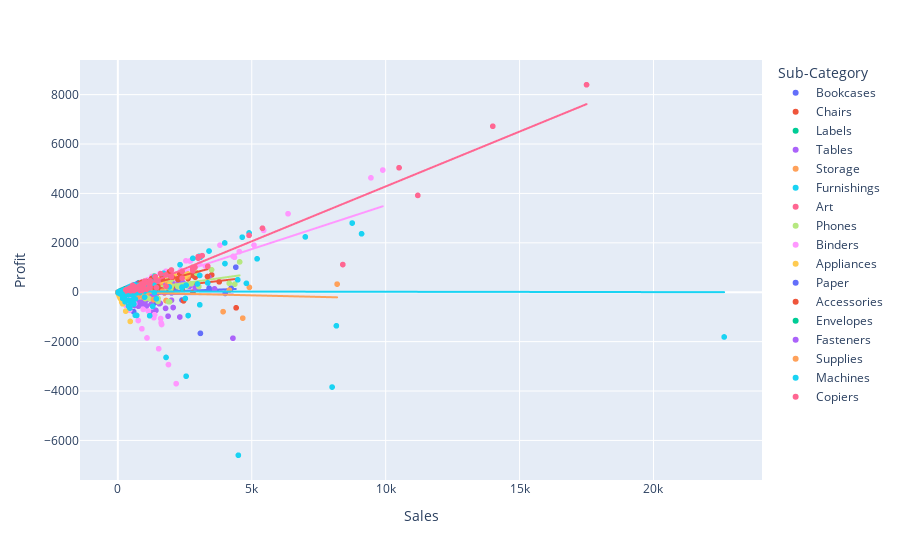

Source (notebook cell):
### Markdown cell above
#### Most Profitable Sub-Category

### Code cell
px.scatter(data, x='Sales', y='Profit', color='Sub-Category', trendline='ols')

### Figure 1 — Plotly figure (JSON) as saved in the notebook; plotly's stock layout.template omitted (floating-point values rounded to 4 significant figures; data arrays with more than 128 entries replaced by an {"elided": "..."} marker saying what was removed)
{"data": [{"hovertemplate": "Sub-Category=Bookcases<br>Sales=%{x}<br>Profit=%{y}<extra></extra>", "legendgroup": "Bookcases", "marker": {"color": "#636efa", "symbol": "circle"}, "mode": "markers", "name": "Bookcases", "showlegend": true, "type": "scattergl", "x": {"elided": "228 float values"}, "xaxis": "x", "y": {"elided": "228 float values"}, "yaxis": "y"}, {"hovertemplate": "<b>OLS trendline</b><br>Profit = 0.0377072 * Sales + -34.2296<br>R<sup>2</sup>=0.017507<br><br>Sub-Category=Bookcases<br>Sales=%{x}<br>Profit=%{y} <b>(trend)</b><extra></extra>", "legendgroup": "Bookcases", "marker": {"color": "#636efa", "symbol": "circle"}, "mode": "lines", "name": "Bookcases", "showlegend": false, "type": "scattergl", "x": {"elided": "228 float values"}, "xaxis": "x", "y": {"elided": "228 float values"}, "yaxis": "y"}, {"hovertemplate": "Sub-Category=Chairs<br>Sales=%{x}<br>Profit=%{y}<extra></extra>", "legendgroup": "Chairs", "marker": {"color": "#EF553B", "symbol": "circle"}, "mode": "markers", "name": "Chairs", "showlegend": true, "type": "scattergl", "x": {"elided": "617 float values"}, "xaxis": "x", "y": {"elided": "617 float values"}, "yaxis": "y"}, {"hovertemplate": "<b>OLS trendline</b><br>Profit = 0.127183 * Sales + -24.6078<br>R<sup>2</sup>=0.303059<br><br>Sub-Category=Chairs<br>Sales=%{x}<br>Profit=%{y} <b>(trend)</b><extra></extra>", "legendgroup": "Chairs", "marker": {"color": "#EF553B", "symbol": "circle"}, "mode": "lines", "name": "Chairs", "showlegend": false, "type": "scattergl", "x": {"elided": "617 float values"}, "xaxis": "x", "y": {"elided": "617 float values"}, "yaxis": "y"}, {"hovertemplate": "Sub-Category=Labels<br>Sales=%{x}<br>Profit=%{y}<extra></extra>", "legendgroup": "Labels", "marker": {"color": "#00cc96", "symbol": "circle"}, "mode": "markers", "name": "Labels", "showlegend": true, "type": "scattergl", "x": {"elided": "364 float values"}, "xaxis": "x", "y": {"elided": "364 float values"}, "yaxis": "y"}, {"hovertemplate": "<b>OLS trendline</b><br>Profit = 0.455886 * Sales + -0.401315<br>R<sup>2</sup>=0.982812<br><br>Sub-Category=Labels<br>Sales=%{x}<br>Profit=%{y} <b>(trend)</b><extra></extra>", "legendgroup": "Labels", "marker": {"color": "#00cc96", "symbol": "circle"}, "mode": "lines", "name": "Labels", "showlegend": false, "type": "scattergl", "x": {"elided": "364 float values"}, "xaxis": "x", "y": {"elided": "364 float values"}, "yaxis": "y"}, {"hovertemplate": "Sub-Category=Tables<br>Sales=%{x}<br>Profit=%{y}<extra></extra>", "legendgroup": "Tables", "marker": {"color": "#ab63fa", "symbol": "circle"}, "mode": "markers", "name": "Tables", "showlegend": true, "type": "scattergl", "x": {"elided": "319 float values"}, "xaxis": "x", "y": {"elided": "319 float values"}, "yaxis": "y"}, {"hovertemplate": "<b>OLS trendline</b><br>Profit = -0.0100981 * Sales + -49.0142<br>R<sup>2</sup>=0.000727<br><br>Sub-Category=Tables<br>Sales=%{x}<br>Profit=%{y} <b>(trend)</b><extra></extra>", "legendgroup": "Tables", "marker": {"color": "#ab63fa", "symbol": "circle"}, "mode": "lines", "name": "Tables", "showlegend": false, "type": "scattergl", "x": {"elided": "319 float values"}, "xaxis": "x", "y": {"elided": "319 float values"}, "yaxis": "y"}, {"hovertemplate": "Sub-Category=Storage<br>Sales=%{x}<br>Profit=%{y}<extra></extra>", "legendgroup": "Storage", "marker": {"color": "#FFA15A", "symbol": "circle"}, "mode": "markers", "name": "Storage", "showlegend": true, "type": "scattergl", "x": {"elided": "846 float values"}, "xaxis": "x", "y": {"elided": "846 float values"}, "yaxis": "y"}, {"hovertemplate": "<b>OLS trendline</b><br>Profit = 0.134179 * Sales + -10.3502<br>R<sup>2</sup>=0.338495<br><br>Sub-Category=Storage<br>Sales=%{x}<br>Profit=%{y} <b>(trend)</b><extra></extra>", "legendgroup": "Storage", "marker": {"color": "#FFA15A", "symbol": "circle"}, "mode": "lines", "name": "Storage", "showlegend": false, "type": "scattergl", "x": {"elided": "846 float values"}, "xaxis": "x", "y": {"elided": "846 float values"}, "yaxis": "y"}, {"hovertemplate": "Sub-Category=Furnishings<br>Sales=%{x}<br>Profit=%{y}<extra></extra>", "legendgroup": "Furnishings", "marker": {"color": "#19d3f3", "symbol": "circle"}, "mode": "markers", "name": "Furnishings", "showlegend": true, "type": "scattergl", "x": {"elided": "957 float values"}, "xaxis": "x", "y": {"elided": "957 float values"}, "yaxis": "y"}, {"hovertemplate": "<b>OLS trendline</b><br>Profit = 0.167055 * Sales + -2.36223<br>R<sup>2</sup>=0.219341<br><br>Sub-Category=Furnishings<br>Sales=%{x}<br>Profit=%{y} <b>(trend)</b><extra></extra>", "legendgroup": "Furnishings", "marker": {"color": "#19d3f3", "symbol": "circle"}, "mode": "lines", "name": "Furnishings", "showlegend": false, "type": "scattergl", "x": {"elided": "957 float values"}, "xaxis": "x", "y": {"elided": "957 float values"}, "yaxis": "y"}, {"hovertemplate": "Sub-Category=Art<br>Sales=%{x}<br>Profit=%{y}<extra></extra>", "legendgroup": "Art", "marker": {"color": "#FF6692", "symbol": "circle"}, "mode": "markers", "name": "Art", "showlegend": true, "type": "scattergl", "x": {"elided": "796 float values"}, "xaxis": "x", "y": {"elided": "796 float values"}, "yaxis": "y"}, {"hovertemplate": "<b>OLS trendline</b><br>Profit = 0.19194 * Sales + 1.66157<br>R<sup>2</sup>=0.743387<br><br>Sub-Category=Art<br>Sales=%{x}<br>Profit=%{y} <b>(trend)</b><extra></extra>", "legendgroup": "Art", "marker": {"color": "#FF6692", "symbol": "circle"}, "mode": "lines", "name": "Art", "showlegend": false, "type": "scattergl", "x": {"elided": "796 float values"}, "xaxis": "x", "y": {"elided": "796 float values"}, "yaxis": "y"}, {"hovertemplate": "Sub-Category=Phones<br>Sales=%{x}<br>Profit=%{y}<extra></extra>", "legendgroup": "Phones", "marker": {"color": "#B6E880", "symbol": "circle"}, "mode": "markers", "name": "Phones", "showlegend": true, "type": "scattergl", "x": {"elided": "889 float values"}, "xaxis": "x", "y": {"elided": "889 float values"}, "yaxis": "y"}, {"hovertemplate": "<b>OLS trendline</b><br>Profit = 0.151289 * Sales + -6.08627<br>R<sup>2</sup>=0.431022<br><br>Sub-Category=Phones<br>Sales=%{x}<br>Profit=%{y} <b>(trend)</b><extra></extra>", "legendgroup": "Phones", "marker": {"color": "#B6E880", "symbol": "circle"}, "mode": "lines", "name": "Phones", "showlegend": false, "type": "scattergl", "x": {"elided": "889 float values"}, "xaxis": "x", "y": {"elided": "889 float values"}, "yaxis": "y"}, {"hovertemplate": "Sub-Category=Binders<br>Sales=%{x}<br>Profit=%{y}<extra></extra>", "legendgroup": "Binders", "marker": {"color": "#FF97FF", "symbol": "circle"}, "mode": "markers", "name": "Binders", "showlegend": true, "type": "scattergl", "x": {"elided": "1523 float values"}, "xaxis": "x", "y": {"elided": "1523 float values"}, "yaxis": "y"}, {"hovertemplate": "<b>OLS trendline</b><br>Profit = 0.354538 * Sales + -27.5087<br>R<sup>2</sup>=0.425333<br><br>Sub-Category=Binders<br>Sales=%{x}<br>Profit=%{y} <b>(trend)</b><extra></extra>", "legendgroup": "Binders", "marker": {"color": "#FF97FF", "symbol": "circle"}, "mode": "lines", "name": "Binders", "showlegend": false, "type": "scattergl", "x": {"elided": "1523 float values"}, "xaxis": "x", "y": {"elided": "1523 float values"}, "yaxis": "y"}, {"hovertemplate": "Sub-Category=Appliances<br>Sales=%{x}<br>Profit=%{y}<extra></extra>", "legendgroup": "Appliances", "marker": {"color": "#FECB52", "symbol": "circle"}, "mode": "markers", "name": "Appliances", "showlegend": true, "type": "scattergl", "x": {"elided": "466 float values"}, "xaxis": "x", "y": {"elided": "466 float values"}, "yaxis": "y"}, {"hovertemplate": "<b>OLS trendline</b><br>Profit = 0.286303 * Sales + -27.1432<br>R<sup>2</sup>=0.563694<br><br>Sub-Category=Appliances<br>Sales=%{x}<br>Profit=%{y} <b>(trend)</b><extra></extra>", "legendgroup": "Appliances", "marker": {"color": "#FECB52", "symbol": "circle"}, "mode": "lines", "name": "Appliances", "showlegend": false, "type": "scattergl", "x": {"elided": "466 float values"}, "xaxis": "x", "y": {"elided": "466 float values"}, "yaxis": "y"}, {"hovertemplate": "Sub-Category=Paper<br>Sales=%{x}<br>Profit=%{y}<extra></extra>", "legendgroup": "Paper", "marker": {"color": "#636efa", "symbol": "circle"}, "mode": "markers", "name": "Paper", "showlegend": true, "type": "scattergl", "x": {"elided": "1370 float values"}, "xaxis": "x", "y": {"elided": "1370 float values"}, "yaxis": "y"}, {"hovertemplate": "<b>OLS trendline</b><br>Profit = 0.444218 * Sales + -0.589978<br>R<sup>2</sup>=0.971713<br><br>Sub-Category=Paper<br>Sales=%{x}<br>Profit=%{y} <b>(trend)</b><extra></extra>", "legendgroup": "Paper", "marker": {"color": "#636efa", "symbol": "circle"}, "mode": "lines", "name": "Paper", "showlegend": false, "type": "scattergl", "x": {"elided": "1370 float values"}, "xaxis": "x", "y": {"elided": "1370 float values"}, "yaxis": "y"}, {"hovertemplate": "Sub-Category=Accessories<br>Sales=%{x}<br>Profit=%{y}<extra></extra>", "legendgroup": "Accessories", "marker": {"color": "#EF553B", "symbol": "circle"}, "mode": "markers", "name": "Accessories", "showlegend": true, "type": "scattergl", "x": {"elided": "775 float values"}, "xaxis": "x", "y": {"elided": "775 float values"}, "yaxis": "y"}, {"hovertemplate": "<b>OLS trendline</b><br>Profit = 0.280159 * Sales + -6.39541<br>R<sup>2</sup>=0.781489<br><br>Sub-Category=Accessories<br>Sales=%{x}<br>Profit=%{y} <b>(trend)</b><extra></extra>", "legendgroup": "Accessories", "marker": {"color": "#EF553B", "symbol": "circle"}, "mode": "lines", "name": "Accessories", "showlegend": false, "type": "scattergl", "x": {"elided": "775 float values"}, "xaxis": "x", "y": {"elided": "775 float values"}, "yaxis": "y"}, {"hovertemplate": "Sub-Category=Envelopes<br>Sales=%{x}<br>Profit=%{y}<extra></extra>", "legendgroup": "Envelopes", "marker": {"color": "#00cc96", "symbol": "circle"}, "mode": "markers", "name": "Envelopes", "showlegend": true, "type": "scattergl", "x": {"elided": "254 float values"}, "xaxis": "x", "y": {"elided": "254 float values"}, "yaxis": "y"}, {"hovertemplate": "<b>OLS trendline</b><br>Profit = 0.411121 * Sales + 0.749545<br>R<sup>2</sup>=0.962110<br><br>Sub-Category=Envelopes<br>Sales=%{x}<br>Profit=%{y} <b>(trend)</b><extra></extra>", "legendgroup": "Envelopes", "marker": {"color": "#00cc96", "symbol": "circle"}, "mode": "lines", "name": "Envelopes", "showlegend": false, "type": "scattergl", "x": {"elided": "254 float values"}, "xaxis": "x", "y": {"elided": "254 float values"}, "yaxis": "y"}, {"hovertemplate": "Sub-Category=Fasteners<br>Sales=%{x}<br>Profit=%{y}<extra></extra>", "legendgroup": "Fasteners", "marker": {"color": "#ab63fa", "symbol": "circle"}, "mode": "markers", "name": "Fasteners", "showlegend": true, "type": "scattergl", "x": {"elided": "217 float values"}, "xaxis": "x", "y": {"elided": "217 float values"}, "yaxis": "y"}, {"hovertemplate": "<b>OLS trendline</b><br>Profit = 0.276623 * Sales + 0.52043<br>R<sup>2</sup>=0.461668<br><br>Sub-Category=Fasteners<br>Sales=%{x}<br>Profit=%{y} <b>(trend)</b><extra></extra>", "legendgroup": "Fasteners", "marker": {"color": "#ab63fa", "symbol": "circle"}, "mode": "lines", "name": "Fasteners", "showlegend": false, "type": "scattergl", "x": {"elided": "217 float values"}, "xaxis": "x", "y": {"elided": "217 float values"}, "yaxis": "y"}, {"hovertemplate": "Sub-Category=Supplies<br>Sales=%{x}<br>Profit=%{y}<extra></extra>", "legendgroup": "Supplies", "marker": {"color": "#FFA15A", "symbol": "circle"}, "mode": "markers", "name": "Supplies", "showlegend": true, "type": "scattergl", "x": {"elided": "190 float values"}, "xaxis": "x", "y": {"elided": "190 float values"}, "yaxis": "y"}, {"hovertemplate": "<b>OLS trendline</b><br>Profit = -0.0251791 * Sales + -0.0731793<br>R<sup>2</sup>=0.049022<br><br>Sub-Category=Supplies<br>Sales=%{x}<br>Profit=%{y} <b>(trend)</b><extra></extra>", "legendgroup": "Supplies", "marker": {"color": "#FFA15A", "symbol": "circle"}, "mode": "lines", "name": "Supplies", "showlegend": false, "type": "scattergl", "x": {"elided": "190 float values"}, "xaxis": "x", "y": {"elided": "190 float values"}, "yaxis": "y"}, {"hovertemplate": "Sub-Category=Machines<br>Sales=%{x}<br>Profit=%{y}<extra></extra>", "legendgroup": "Machines", "marker": {"color": "#19d3f3", "symbol": "circle"}, "mode": "markers", "name": "Machines", "showlegend": true, "type": "scattergl", "x": [8160.0, 1188.0, 480.0, 3060.0, 2520.0, 3992.0, 482.3, 69.99, 1008.0, 8000.0, 265.5, 3060.0, 336.5, 1380.0, 4900.0, 686.3, 695.7, 95.99, 3040, 396, 399.5, 1440.0, 597.1, 4000.0, 240.0, 2396.0, 1350.0, 653.0, 351.0, 821.3, 22640.0, 1920.0, 695.7, 207.0, 2550.0, 837.6, 1800.0, 1705.0, 1920.0, 558.4, 418.8, 288.0, 2395.0, 465.0, 59.99, 287.9, 480.0, 768.0, 3080, 2625.0, 210.0, 4800.0, 385.8, 9100.0, 448.0, 558.4, 837.6, 30.35, 2322.0, 629.9, 2800.0, 52.44, 105.6, 210.0, 532.7, 32.98, 71.98, 2549.0, 506.3, 343.2, 65.97, 5200.0, 1040.0, 78.66, 319.9, 372.0, 7000.0, 83.9, 1363.0, 270.0, 12.59, 241.2, 480.0, 369.2, 342.0, 600.0, 559.7, 649, 1280.0, 449.1, 29.93, 703.7, 1300.0, 4500.0, 3404.0, 3358.0, 2973.0, 4644.0, 600.5, 1036.0, 8750.0, 998.8, 11.56, 240.0, 686.4, 102.0, 480, 180.0, 120, 287.9, 4477.0, 574.9, 91.47, 224.9, 399.5], "xaxis": "x", "y": [-1360.0, -950.4, -384.0, -510.0, -252.0, 1996.0, -337.6, 30.1, 43.2, -3840.0, -111.5, 680.0, 44.87, 648.6, 2401.0, 223.1, -27.83, -64.0, 1459.0, 190.1, -559.4, -264.0, 49.76, 1160.0, 80.99, 179.7, 364.5, -936.0, 152.1, -16.43, -1811.0, 216.0, -27.83, -172.5, -3400.0, 62.82, -2640.0, 767.2, 216.0, 41.88, -97.72, 97.19, 209.6, 209.2, -46.0, 33.59, 240.0, 288.0, 1417.0, -945.0, 90.29, 360.0, 130.2, 2366.0, 140.0, 41.88, 62.82, -24.28, 1115.0, 296.1, 1372.0, 24.12, 35.62, 8.999, 53.27, -1.979, 24.29, 286.7, 177.2, 38.61, 31.01, 1352.0, 104.0, 36.18, 118.4, 116.2, 2240.0, 22.65, -19.47, -387.0, -18.04, -168.8, 56.0, 32.3, -319.2, -480.0, -121.3, -272.6, 416.0, -643.7, -21.94, -938.3, -572.0, -6600.0, 1668.0, 377.7, 334.5, 2229.0, 137.3, 269.3, 2800.0, -199.8, 3.757, 39.0, 77.22, -71.4, 225.6, -252.0, -7.2, 33.59, 503.6, 156.0, -1.829, -165.0, -79.91], "yaxis": "y"}, {"hovertemplate": "<b>OLS trendline</b><br>Profit = -0.00128012 * Sales + 31.5392<br>R<sup>2</sup>=0.000010<br><br>Sub-Category=Machines<br>Sales=%{x}<br>Profit=%{y} <b>(trend)</b><extra></extra>", "legendgroup": "Machines", "marker": {"color": "#19d3f3", "symbol": "circle"}, "mode": "lines", "name": "Machines", "showlegend": false, "type": "scattergl", "x": [11.56, 12.59, 29.93, 30.35, 32.98, 52.44, 59.99, 65.97, 69.99, 71.98, 78.66, 83.9, 91.47, 95.99, 102.0, 105.6, 120, 180.0, 207.0, 210.0, 210.0, 224.9, 240.0, 240.0, 241.2, 265.5, 270.0, 287.9, 287.9, 288.0, 319.9, 336.5, 342.0, 343.2, 351.0, 369.2, 372.0, 385.8, 396, 399.5, 399.5, 418.8, 448.0, 449.1, 465.0, 480.0, 480.0, 480.0, 480, 482.3, 506.3, 532.7, 558.4, 558.4, 559.7, 574.9, 597.1, 600.0, 600.5, 629.9, 649, 653.0, 686.3, 686.4, 695.7, 695.7, 703.7, 768.0, 821.3, 837.6, 837.6, 998.8, 1008.0, 1036.0, 1040.0, 1188.0, 1280.0, 1300.0, 1350.0, 1363.0, 1380.0, 1440.0, 1705.0, 1800.0, 1920.0, 1920.0, 2322.0, 2395.0, 2396.0, 2520.0, 2549.0, 2550.0, 2625.0, 2800.0, 2973.0, 3040, 3060.0, 3060.0, 3080, 3358.0, 3404.0, 3992.0, 4000.0, 4477.0, 4500.0, 4644.0, 4800.0, 4900.0, 5200.0, 7000.0, 8000.0, 8160.0, 8750.0, 9100.0, 22640.0], "xaxis": "x", "y": [31.52, 31.52, 31.5, 31.5, 31.5, 31.47, 31.46, 31.45, 31.45, 31.45, 31.44, 31.43, 31.42, 31.42, 31.41, 31.4, 31.39, 31.31, 31.27, 31.27, 31.27, 31.25, 31.23, 31.23, 31.23, 31.2, 31.19, 31.17, 31.17, 31.17, 31.13, 31.11, 31.1, 31.1, 31.09, 31.07, 31.06, 31.05, 31.03, 31.03, 31.03, 31.0, 30.97, 30.96, 30.94, 30.92, 30.92, 30.92, 30.92, 30.92, 30.89, 30.86, 30.82, 30.82, 30.82, 30.8, 30.77, 30.77, 30.77, 30.73, 30.71, 30.7, 30.66, 30.66, 30.65, 30.65, 30.64, 30.56, 30.49, 30.47, 30.47, 30.26, 30.25, 30.21, 30.21, 30.02, 29.9, 29.88, 29.81, 29.79, 29.77, 29.7, 29.36, 29.23, 29.08, 29.08, 28.57, 28.47, 28.47, 28.31, 28.28, 28.27, 28.18, 27.95, 27.73, 27.65, 27.62, 27.62, 27.6, 27.24, 27.18, 26.43, 26.42, 25.81, 25.78, 25.59, 25.39, 25.27, 24.88, 22.58, 21.3, 21.09, 20.34, 19.89, 2.559], "yaxis": "y"}, {"hovertemplate": "Sub-Category=Copiers<br>Sales=%{x}<br>Profit=%{y}<extra></extra>", "legendgroup": "Copiers", "marker": {"color": "#FF6692", "symbol": "circle"}, "mode": "markers", "name": "Copiers", "showlegend": true, "type": "scattergl", "x": [960.0, 1800.0, 1200.0, 3000.0, 1200.0, 1200.0, 600.0, 840.0, 560.0, 3150.0, 1440.0, 1120.0, 480.0, 11200.0, 960.0, 480.0, 2800.0, 3360.0, 440.0, 900.0, 880.0, 880.0, 2800.0, 1000.0, 10500.0, 800.0, 440.0, 660.0, 480.0, 2880.0, 1600.0, 1200.0, 550.0, 3000.0, 960.0, 2800.0, 2000.0, 600.0, 550.0, 1200.0, 1440.0, 8400.0, 2000.0, 320.0, 17500.0, 2400.0, 480.0, 600.0, 2400.0, 640.0, 1500.0, 1400.0, 5400.0, 1200.0, 1080.0, 14000.0, 1000.0, 300.0, 480.0, 480.0, 720.0, 480.0, 1800.0, 960.0, 4900.0, 900.0, 480.0, 2800.0], "xaxis": "x", "y": [336.0, 702.0, 435.0, 1380.0, 435.0, 375.0, 210.0, 70.0, 175.0, 1480.0, 192.0, 378.0, 60.0, 3920.0, 120.0, 60.0, 875.0, 1050.0, 165.0, 315.0, 330.0, 330.0, 945.0, 450.0, 5040.0, 250.0, 165.0, 110.0, 90.0, 1008.0, 752.0, 180.0, 275.0, 1440.0, 336.0, 1015.0, 625.0, 234.0, 275.0, 225.0, 486.0, 1120.0, 900.0, 108.0, 8400.0, 840.0, 90.0, 70.0, 570.0, 216.0, 450.0, 630.0, 2592.0, 468.0, 126.0, 6720.0, 450.0, 90.0, 162.0, 60.0, 135.0, 90.0, 240.0, 312.0, 2303.0, 75.0, 162.0, 945.0], "yaxis": "y"}, {"hovertemplate": "<b>OLS trendline</b><br>Profit = 0.444201 * Sales + -158.862<br>R<sup>2</sup>=0.932341<br><br>Sub-Category=Copiers<br>Sales=%{x}<br>Profit=%{y} <b>(trend)</b><extra></extra>", "legendgroup": "Copiers", "marker": {"color": "#FF6692", "symbol": "circle"}, "mode": "lines", "name": "Copiers", "showlegend": false, "type": "scattergl", "x": [300.0, 320.0, 440.0, 440.0, 480.0, 480.0, 480.0, 480.0, 480.0, 480.0, 480.0, 480.0, 550.0, 550.0, 560.0, 600.0, 600.0, 600.0, 640.0, 660.0, 720.0, 800.0, 840.0, 880.0, 880.0, 900.0, 900.0, 960.0, 960.0, 960.0, 960.0, 1000.0, 1000.0, 1080.0, 1120.0, 1200.0, 1200.0, 1200.0, 1200.0, 1200.0, 1200.0, 1400.0, 1440.0, 1440.0, 1500.0, 1600.0, 1800.0, 1800.0, 2000.0, 2000.0, 2400.0, 2400.0, 2800.0, 2800.0, 2800.0, 2800.0, 2880.0, 3000.0, 3000.0, 3150.0, 3360.0, 4900.0, 5400.0, 8400.0, 10500.0, 11200.0, 14000.0, 17500.0], "xaxis": "x", "y": [-25.61, -16.73, 36.58, 36.58, 54.34, 54.34, 54.35, 54.35, 54.35, 54.35, 54.35, 54.35, 85.44, 85.44, 89.89, 107.6, 107.6, 107.7, 125.4, 134.3, 161.0, 196.5, 214.3, 232.0, 232.0, 240.9, 240.9, 267.6, 267.6, 267.6, 267.6, 285.3, 285.3, 320.9, 338.6, 374.2, 374.2, 374.2, 374.2, 374.2, 374.2, 463.0, 480.8, 480.8, 507.4, 551.8, 640.7, 640.7, 729.5, 729.5, 907.2, 907.2, 1085.0, 1085.0, 1085.0, 1085.0, 1120.0, 1174.0, 1174.0, 1240.0, 1334.0, 2018.0, 2240.0, 3572.0, 4505.0, 4816.0, 6060.0, 7615.0], "yaxis": "y"}], "layout": {"legend": {"title": {"text": "Sub-Category"}, "tracegroupgap": 0}, "margin": {"t": 60}, "xaxis": {"anchor": "y", "domain": [0, 1], "title": {"text": "Sales"}}, "yaxis": {"anchor": "x", "domain": [0, 1], "title": {"text": "Profit"}}}}
